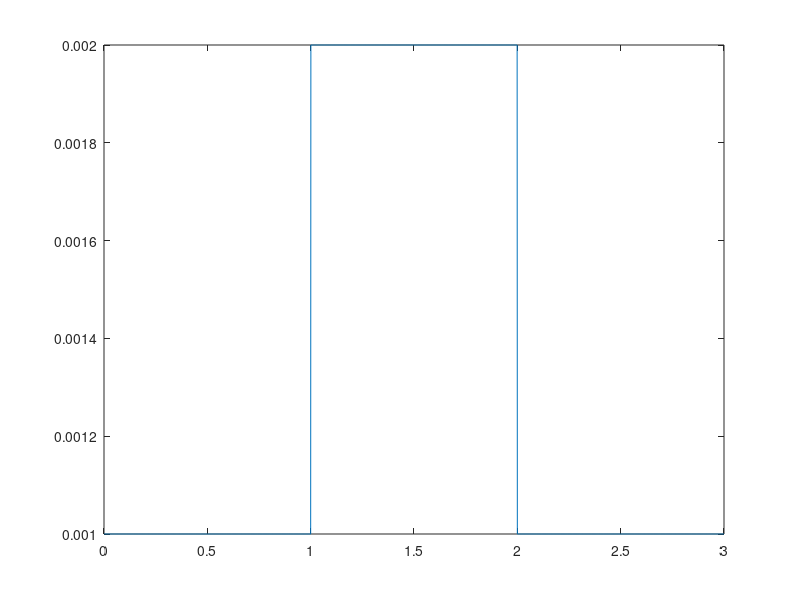

MATLAB code to generate this figure:
X1 = ones (1,2000);
Y1 = 1;
Y2 = zeros(1,1000);
Y3 = 1;
X2 = [ Y1 Y2 Y3 ];
X = (1/1000) * conv(X1,X2);
t = linspace(0,3,3001);
plot (t,X)
%axis ([-1 5 -0.01 0.01])